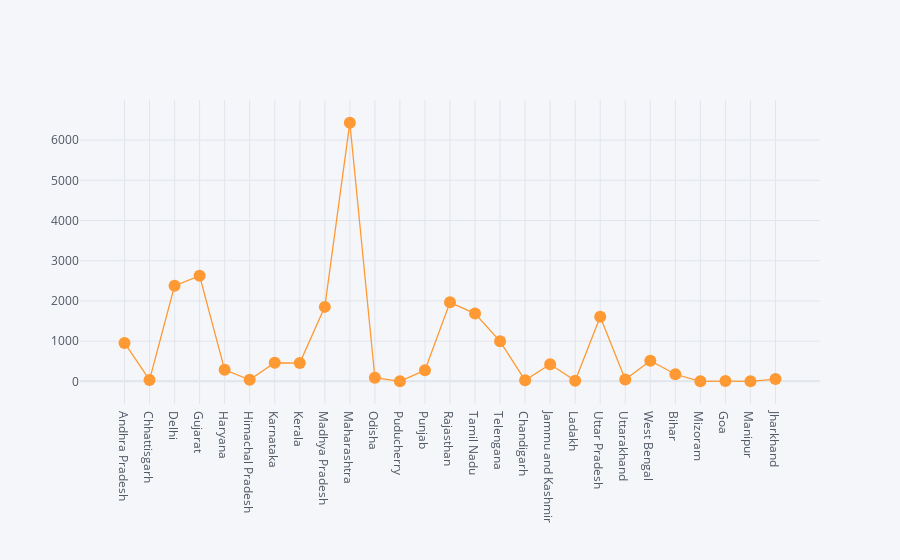

Here is the notebook cell this chart was saved with:
### Code cell
###################### Plotly
df.iplot(kind="scatter",x="Name of State / UT",y="Total Cases",mode='markers+lines')

### Figure 1 — Plotly figure (JSON) as saved in the notebook; plotly's stock layout.template omitted (floating-point values rounded to 4 significant figures)
{"data": [{"line": {"color": "rgba(255, 153, 51, 1.0)", "dash": "solid", "shape": "linear", "width": 1.3}, "marker": {"size": 12, "symbol": "circle"}, "mode": "markers+lines", "name": "Total Cases", "text": "", "type": "scatter", "x": ["Andhra Pradesh", "Chhattisgarh", "Delhi", "Gujarat", "Haryana", "Himachal Pradesh", "Karnataka", "Kerala", "Madhya Pradesh", "Maharashtra", "Odisha", "Puducherry", "Punjab", "Rajasthan", "Tamil Nadu", "Telengana", "Chandigarh", "Jammu and Kashmir", "Ladakh", "Uttar Pradesh", "Uttarakhand", "West Bengal", "Bihar", "Mizoram", "Goa", "Manipur", "Jharkhand"], "y": [955, 36, 2377, 2624, 286, 40, 463, 455, 1852, 6433, 90, 1, 277, 1966, 1686, 995, 27, 427, 13, 1605, 47, 514, 176, 1, 6, 1, 56]}], "layout": {"legend": {"bgcolor": "#F5F6F9", "font": {"color": "#4D5663"}}, "paper_bgcolor": "#F5F6F9", "plot_bgcolor": "#F5F6F9", "title": {"font": {"color": "#4D5663"}}, "xaxis": {"gridcolor": "#E1E5ED", "showgrid": true, "tickfont": {"color": "#4D5663"}, "title": {"font": {"color": "#4D5663"}, "text": ""}, "zerolinecolor": "#E1E5ED"}, "yaxis": {"gridcolor": "#E1E5ED", "showgrid": true, "tickfont": {"color": "#4D5663"}, "title": {"font": {"color": "#4D5663"}, "text": ""}, "zerolinecolor": "#E1E5ED"}}}
